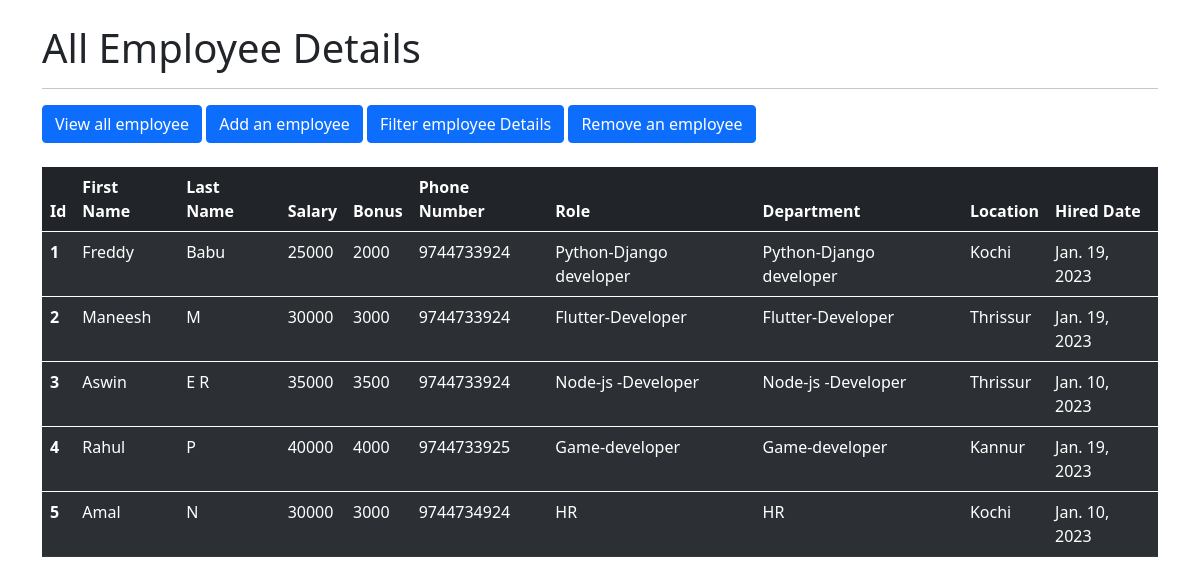
The page /all_emp on the database as committed earlier.
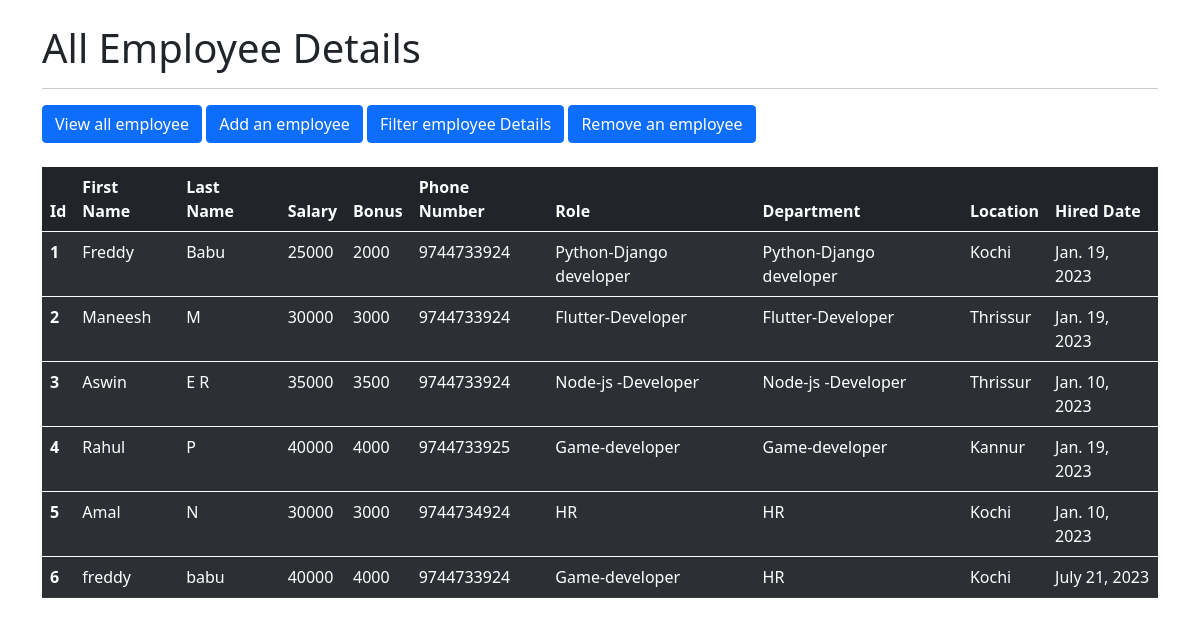
The same page on the database as committed later.
### myapp/models.py (models this page shows, shortened)
class Employee(models.Model):
    first_name = models.CharField(max_length=50,null=False)
    last_name  = models.CharField(max_length=50)
    dept       = models.ForeignKey(Department,on_delete=models.CASCADE)
    salary     = models.IntegerField(default=0)
    bonus      = models.IntegerField(default=0)
    role       = models.ForeignKey(Role,on_delete=models.CASCADE)
    phone      = models.IntegerField(default=0)
    hire_date  = models.DateField()

class Role(models.Model):
    name = models.CharField(max_length=50,null=False)

class Department(models.Model):
    name = models.CharField(max_length=50,null=False)
    location = models.CharField(max_length=50)

### myapp/views.py (the view)
# urls.py: path('all_emp',views.all_emp,name='all_emp'),
def all_emp(request):
    emps = Employee.objects.all()
    context = {
        'emps':emps
    }
    return render(request,'view_all_emp.html',context)

### templates/view_all_emp.html (shortened to what this page needs)
<!DOCTYPE html>
<html lang="en">
<head>
    <link href="https://cdn.jsdelivr.net/npm/bootstrap@5.0.2/dist/css/bootstrap.min.css" rel="stylesheet">
</head>
<body>
    <div class="container">
        <br>
        <h1>All Employee Details</h1>
        <hr>
        <a class="btn btn-primary" href="/all_emp" role="button">View all employee</a>
        <a class="btn btn-primary" href="/add_emp" role="button">Add an employee</a>
        <a class="btn btn-primary" href="/filter_emp" role="button">Filter employee Details</a>
        <a class="btn btn-primary" href="/remove_emp" role="button">Remove an employee</a>
        <br>
        <br>
        <table class="table table-dark table-striped">
            <thead>
              <tr>
                <th scope="col">Id</th>
                <th scope="col">First Name</th>
                <th scope="col">Last Name</th>
                <th scope="col">Salary</th>
                <th scope="col">Bonus</th>
                <th scope="col">Phone Number</th>
                <th scope="col">Role</th>
                <th scope="col">Department</th>
                <th scope="col">Location</th>
                <th scope="col">Hired Date</th>
              </tr>
            </thead>
            {% for emp in emps  %}
            <tbody>
              <tr>
                <th scope="row">{{emp.id}}</th>
                <td>{{emp.first_name}}</td>
                <td>{{emp.last_name}}</td>
                <td>{{emp.salary}}</td>
                <td>{{emp.bonus}}</td>
                <td>{{emp.phone}}</td>
                <td>{{emp.role.name}}</td>
                <td>{{emp.dept.name}}</td>
                <td>{{emp.dept.location}}</td>
                <td>{{emp.hire_date}}</td>
              </tr>
            </tbody>
            {% endfor %}
          </table>
    </div>
</body>
</html>

Rows that differ between the two databases and show on the page:
added Employee: id "6", first_name "freddy", last_name "babu", salary "40000", bonus "4000", phone "9744733924", role.name "Game-developer", dept.name "HR", dept.location "Kochi", hire_date "July 21, 2023"
